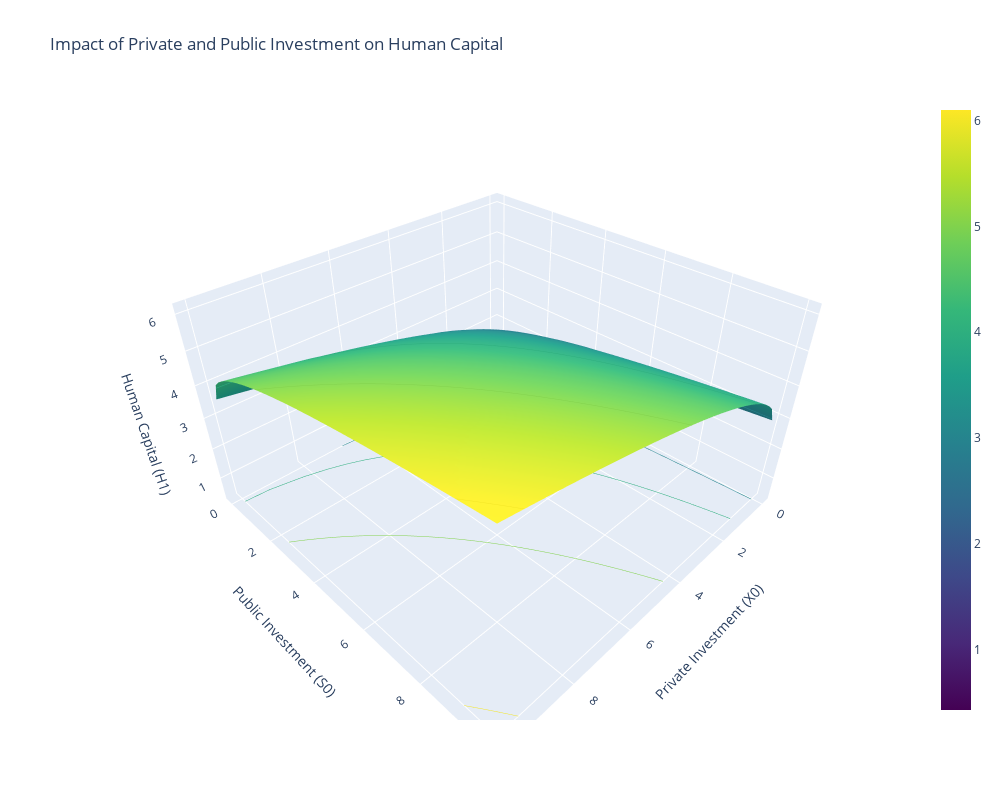

The notebook cell this image was saved under:
### Code cell
# Initialize the model
model = BeckerTomesModelDebugged()

# Define ranges for Private Investment (X0) and Public Investment (S0)
X0_values = np.linspace(0, 10, 50)  # Range of private investment
S0_values = np.linspace(0, 10, 50)  # Range of public investment

# Prepare storage for computed Human Capital (H1)
H1_values = np.zeros((len(X0_values), len(S0_values)))

# Compute H1 over grid of X0 and S0
for i, X0 in enumerate(X0_values):
    for j, S0 in enumerate(S0_values):
        model.par.X0 = X0  # Set the model's private investment
        model.par.S0 = S0  # Set the model's public investment
        model.solve_continuous()
        if hasattr(model.sol, 'optimal_X'):
            E1 = model.endowment_production(model.par.E0)  # Calculate endowment at the next period
            H1 = model.human_capital_production(X0, S0, E1)  # Calculate human capital
            H1_values[i, j] = H1
        else:
            H1_values[i, j] = np.nan  # Use NaN for cases where solution is not found

# Generate meshgrid for plotting
X0_mesh, S0_mesh = np.meshgrid(X0_values, S0_values)

# Create the 3D plot
fig = go.Figure(data=[go.Surface(
    x=X0_mesh, y=S0_mesh, z=H1_values,
    contours={
        'z': {
            'show': True,
            'usecolormap': True,
            'highlightcolor': "limegreen",
            'project_z': True
        }
    }
)])

# Update traces for aesthetics and hover information
fig.update_traces(
    colorscale="Viridis",
    hovertemplate="Private Investment (X0): %{x}<br>Public Investment (S0): %{y}<br>Human Capital (H1): %{z}<extra></extra>"
)

# Configure the layout of the plot
fig.update_layout(
    scene=dict(
        xaxis=dict(title='Private Investment (X0)', showgrid=True),
        yaxis=dict(title='Public Investment (S0)', showgrid=True),
        zaxis=dict(title='Human Capital (H1)', showgrid=True)
    ),
    title="Impact of Private and Public Investment on Human Capital",
    width=1000,
    height=800
)

fig.show()

### Figure 1 — Plotly figure (JSON) as saved in the notebook; plotly's stock layout.template omitted (floating-point values rounded to 4 significant figures; data arrays with more than 128 entries replaced by an {"elided": "..."} marker saying what was removed)
{"data": [{"colorscale": [[0, "#440154"], [0.1111, "#482878"], [0.2222, "#3e4989"], [0.3333, "#31688e"], [0.4444, "#26828e"], [0.5556, "#1f9e89"], [0.6667, "#35b779"], [0.7778, "#6ece58"], [0.8889, "#b5de2b"], [1, "#fde725"]], "contours": {"z": {"highlightcolor": "limegreen", "project": {"z": true}, "show": true, "usecolormap": true}}, "hovertemplate": "Private Investment (X0): %{x}<br>Public Investment (S0): %{y}<br>Human Capital (H1): %{z}<extra></extra>", "type": "surface", "x": {"elided": "50x50 float values"}, "y": {"elided": "50x50 float values"}, "z": {"elided": "50x50 float values"}}], "layout": {"height": 800, "scene": {"xaxis": {"showgrid": true, "title": {"text": "Private Investment (X0)"}}, "yaxis": {"showgrid": true, "title": {"text": "Public Investment (S0)"}}, "zaxis": {"showgrid": true, "title": {"text": "Human Capital (H1)"}}}, "title": {"text": "Impact of Private and Public Investment on Human Capital"}, "width": 1000}}
